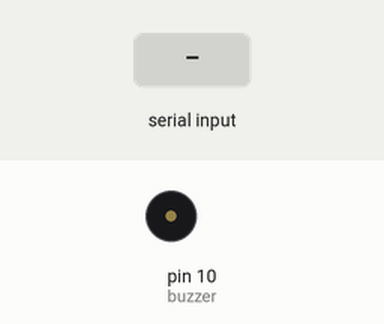
This sketch was run on a simulated Arduino Uno, built with avr-gcc and run on an emulated ATmega328P. Shown: buzzer (waves = sounding, pin HIGH). The inputs (shaded band) are chosen by the test bench. What the sketch prints to the serial monitor is not drawn.

Above: at 1.2 s.
1.3 s: "1" received over Serial
At 2.8 s:
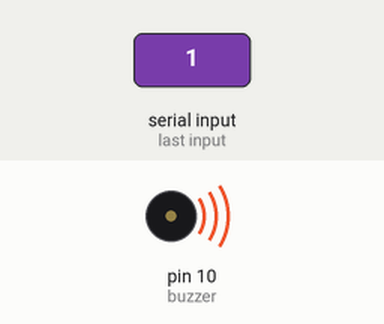
Timing chart, 0 to 4.5 s (numbered marks = the images above; inputs shaded):
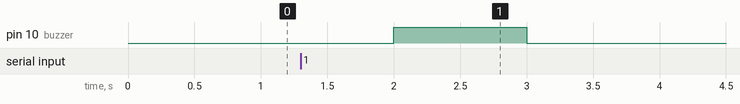

The sketch:

abhi1.ino
```cpp
int buzzer=10;
void setup() {
  Serial.begin(9600); //initialize serial COM at 9600 baudrate
  pinMode(buzzer, OUTPUT); //make the LED pin (13) as output

  Serial.println("Hi!, I am Arduino");

}
int data;
void loop() {

  data = Serial.read();


if (data == '1')
digitalWrite (buzzer, HIGH);
delay(1000);
digitalWrite (buzzer, LOW);


}
```

Measured:
- after the input at 1.3 s, pin 10 (buzzer): LOW → HIGH after 0.70 s, → LOW 1.0 s later
